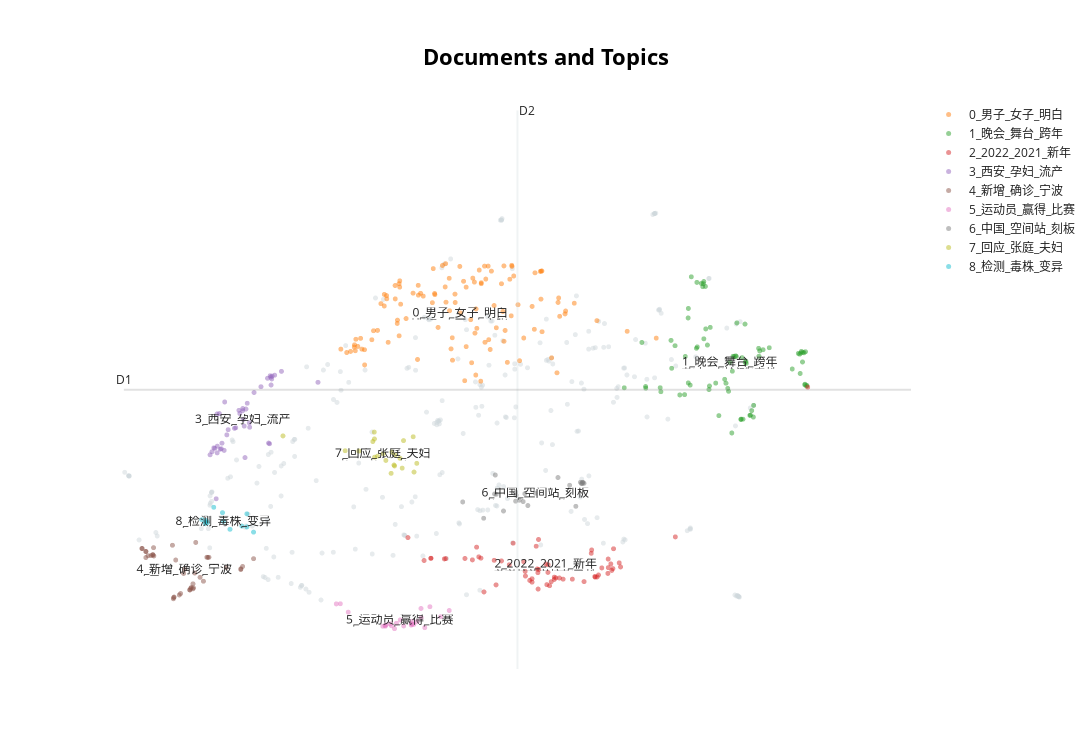

This figure's notebook cell:
### Code cell
# 可视化选定的主题和文档
topic_model.visualize_documents(docs)

### Figure 1 — Plotly figure (JSON) as saved in the notebook; plotly's stock layout.template omitted (floating-point values rounded to 4 significant figures; data arrays with more than 128 entries replaced by an {"elided": "..."} marker saying what was removed)
{"data": [{"hoverinfo": "text", "hovertext": {"elided": "249 str values"}, "marker": {"color": "#CFD8DC", "opacity": 0.5, "size": 5}, "mode": "markers+text", "name": "other", "showlegend": false, "type": "scattergl", "x": {"elided": "249 float values"}, "y": {"elided": "249 float values"}}, {"hoverinfo": "text", "hovertext": ["警方 通报 男子 地铁 猥亵 女性 扇 耳光", "七旬 太仓 好人 捐献 独子 遗体", "九旬 考古学家 书同 睡 一张 床", "喝 热水 指 多少度", "重庆 警方 找回 18 年前 拐 男童", "猫咪 抓 沙发 90 岁 奶奶 严肃 教育", "新疆 牧民 帮 游客 脱困 拒绝 收钱 亮出 党徽", "谢楠 帮 吴 老二 在线 交友", "顾 爸爸 开解 顾一野", "妻子 怀孕 丈夫 陪 吃 营养餐 双双 吃 出 胆结石", "人生 没有 白使 劲", "其实 怀孕 没有 难熬", "男孩 刮 鱼鳞 刀工", "爷爷 卖 甘蔗 弄 丢 孙子 郁郁而终", "一路 走来 已经 很棒", "西安 房东 妈妈 20 位 房客 做饭", "范闲 小范 闲雪 中成 兄弟", "南宫 徐凤年 刀 派上用场", "熊黛林 好像 小说 里 恶毒 少奶奶", "董子 健问 赵今 麦 凶手", "现在 骑马 戏有 离谱", "邻居 吃 榴莲 男子 煤气 泄漏 报 火警", "女生 鲜花 发型 好看", "刘伯明 太空 妻子 度过 珍珠 婚", "刘小敏 陈卓 婚后 生活", "小朋友 偶遇 消防员", "司机 双胞胎 儿子 画 逗笑", "97 岁 母亲 失散 75 女儿 压岁钱", "深圳 地铁 未 禁止 男士 使用 女士 车厢", "靠窗 孩子 专属 技能", "两 男子 抬近 300 斤 新娘 进 婚礼 现场", "安徽 明确 再婚 家庭 生育 三个 子女", "糖丸 爷爷 临终前 一生 一件 事 值得", "女子 酒驾 查 交警 讨价还价", "社恐 男生 不敢 当众 演讲 全班 向后转 配合", "9 婴儿 烫 休克 妈妈 欲 割 皮救 女", "男子 停车 多次 失败 徒手 拽 进 车位", "挟洋谋独 只能 死路一条", "陪 女朋友 完九价 喜悦", "男孩 帮 同学 捡 东西 手 卡 同学 走", "女子 女士 车厢 挨个 嘲讽 男 乘客", "一组 动作 改善 驼背 含胸", "原来 旧时 友情 慢慢 过期", "女生 头卡 栅栏 领导 发现 解救", "周锐 骆伽 走 流程 吵架", "理解 高粱 揍 顾一野", "千万 不要 随便 锯 桌子 腿", "警方 回应 奔驰 停 派出所 丢 车轮", "北京 明白 到底 明白", "3 小伙 冰窟 救出 一家人", "孩子 拐 25 亲生父母 精神失常", "原来 吸管 比逗 猫 棒 还好", "拐 孩子 看待 处罚 养父母", "异乡 打拼 女子 抱住 民警 大哭 想 妈妈", "知道 登 一次 珠峰 需要 钱", "女子 怕 吵 邻居 桌椅 包上 兔 耳朵", "千万 不要 饿 小说", "姥爷 唯一 没忘 姥姥", "护士 踹 耳垂 撕裂 安抚 患者", "男子 下车 透气 16 万 现金 高铁 跑", "新年 第一天 被困 电梯 见到 消防员 激动", "翟志刚 只想 做个 安静 美男子", "摇 骰子 算是 玩 明白", "看得出来 喜欢 狗狗", "司机 双胞胎 儿子 画 逗笑", "听到 背 赵小棠 王子 异 周九良 反应", "糖丸 爷爷 顾 方舟 逝世 三周年", "染头 失败 妈妈 反应", "男子 质疑 动物园 虎笼 围栏 不足 2 米", "男子 分手 报警 索要 3422 元 花费", "算是 雪 蹦迪 玩 明白", "9 岁 男孩 医生 爸爸 学 缝合", "瘦 后背 宝藏 训练", "没有 甄 嬛 传接 不住 梗", "北京 明白 到底 明白", "两步 搞定 一碗 汤面", "男孩 坠河 路 连环 救援", "徐 冬冬 带 新安 四肢 跳舞", "张若昀 李纯 再见面 斗 起来", "鹦鹉 喋喋不休 日常", "男生 恋爱 越来越 穷", "男子 火锅店 疑 打喷嚏 捂口 鼻引 争执", "继父 卖 糖葫芦 筹钱 脑瘤 女儿 治病", "朱一龙 穿过 寒冬 拥抱 皮肤 太白 刷 黑", "竟然 两根 火柴 感动", "盲人 女孩 险 被车撞 导盲犬 救主 受伤", "幸福 二重奏 老公 参差", "舍不得 分享 姐妹 女装 店", "半高 马尾 公主 发型 教程", "男子 女友 充 10 万 吃 牛肉 分手 退款", "女子 怕 吵 邻居 桌椅 包上 兔 耳朵", "三个 男孩 攒钱 三个 送 消防员 零食 礼包", "橘 猫 一起 长大 小宝宝", "宋 紫薇   iQOO9", "外婆 10 婴儿 刮痧 致其 面部 溃烂", "小学生 带 亲手 种 白菜 放假 回家", "男子 独自 坐 父亲 病床 前 饮酒 跨年", "父亲 找到 走失 女儿 当场 泪崩 失控", "赵小棠 喷 王子 异 一头 水", "手绘 地图 寻亲 男子 生母 发声", "牧民 帮 游客 推车 展示 党员 徽章", "女子 煤气中毒 狗 舔 脸 唤醒", "男子 下车 透气 16 万 现金 高铁 跑", "外婆 危险 2 岁 男童 摄像头 求助", "一见钟情 日久生情 区别", "重庆 4 岁 男童 天降 酒瓶 砸", "手绘 地图 寻亲 男子 认亲", "全民 居家 掉秤 快 走 操", "张雨 绮 女人 不用 生 好看 干得 漂亮", "南北 孩子 合唱 送 一朵 小红花", "3 女子 带娃 配合 偷走 一包 羽绒服", "孩子 书包 掉 出 老鼠 老师 抱成一团", null], "marker": {"opacity": 0.5, "size": 5}, "mode": "markers+text", "name": "0_男子_女子_明白", "text": ["", "", "", "", "", "", "", "", "", "", "", "", "", "", "", "", "", "", "", "", "", "", "", "", "", "", "", "", "", "", "", "", "", "", "", "", "", "", "", "", "", "", "", "", "", "", "", "", "", "", "", "", "", "", "", "", "", "", "", "", "", "", "", "", "", "", "", "", "", "", "", "", "", "", "", "", "", "", "", "", "", "", "", "", "", "", "", "", "", "", "", "", "", "", "", "", "", "", "", "", "", "", "", "", "", "", "", "", "", "", "", "", "0_男子_女子_明白"], "textfont": {"size": 12}, "type": "scattergl", "x": [2.552, 3.058, 3.392, 3.873, 2.647, 3.438, 3.71, 4.004, 3.401, 3.496, 4.296, 3.713, 3.802, 3.112, 3.721, 2.799, 4.499, 3.814, 4.735, 2.929, 3.611, 3.434, 4.639, 4.166, 4.555, 3.453, 2.871, 2.782, 2.554, 2.92, 2.449, 3.136, 3.282, 2.483, 4.4, 3.268, 2.457, 3.993, 4.079, 3.806, 2.525, 3.544, 3.86, 3.595, 3.702, 4.064, 3.977, 2.629, 4.382, 2.759, 2.919, 3.768, 3.113, 3.658, 3.667, 3.679, 4.388, 3.259, 3.397, 2.368, 3.468, 4.566, 4.326, 4.572, 2.912, 4.087, 3.285, 4.084, 2.307, 2.446, 4.391, 2.759, 3.746, 4.149, 4.398, 4.105, 2.913, 3.901, 4.32, 3.61, 4.97, 2.893, 3.164, 3.839, 3.924, 3.318, 5.588, 4.015, 4.583, 2.512, 3.696, 3.104, 3.767, 4.209, 3.364, 3.845, 2.985, 2.873, 4.003, 2.896, 3.762, 3.494, 2.408, 2.785, 5.285, 2.724, 2.688, 3.466, 4.645, 4.039, 2.463, 3.583, 3.552], "y": [9.078, 10.02, 10.12, 10.38, 9.393, 9.724, 8.659, 9.217, 9.865, 9.861, 9.796, 9.754, 10.46, 10.14, 9.433, 9.201, 8.944, 10.25, 9.849, 9.833, 9.13, 10.26, 9.672, 8.896, 8.696, 9.093, 10.14, 9.975, 8.827, 10.22, 9.159, 10.01, 10.01, 9.134, 9.376, 10.42, 9.061, 9.712, 9.64, 9.202, 9.088, 10.46, 9.082, 8.565, 9.353, 10.25, 10.17, 9.244, 10.38, 9.803, 10.12, 10.19, 9.982, 9.576, 8.862, 10.26, 9.917, 9.857, 10.5, 9.031, 8.905, 9.862, 10.35, 9.936, 10.17, 10.46, 9.991, 10.48, 9.088, 9.122, 10.38, 9.995, 10.4, 9.824, 10.38, 10.3, 9.309, 9.811, 9.417, 10.11, 9.56, 9.514, 9.967, 10.46, 9.442, 9.448, 9.271, 9.398, 9.632, 9.267, 10.2, 8.917, 10.17, 9.272, 10.47, 9.245, 9.594, 9.921, 10.47, 9.569, 8.557, 10.0, 9.05, 9.922, 9.384, 9.842, 9.399, 9.276, 9.72, 8.869, 9.252, 10.21, 9.686]}, {"hoverinfo": "text", "hovertext": ["太阳 花花 花 00000", "左其 铂 新歌 HOLLAHOLLA 上头", "湖南卫视 跨年 晚会", "开端 剧组 套路 白敬亭", "林夏薇 TVB 最佳 女主角", "宋祖儿 王安宇 跨 合唱 舞台", "陈自瑶 获 TVB 最佳 女配角", "王传越 张靓颖 唱响 领航", "陈小春 张智霖 林晓峰 爷青回 合唱", "演唱会 最让人 惊艳 瞬间", "麻花 特 开心 飞行 嘉宾", "张继科 湖南卫视 跨年 晚会", "鹿晗 挑战 史上 最强 儿歌", "云南 宁洱 云海 日出 宛如 仙境", "袁弘 新剧 角色 同名 网友 道歉", "牛骏峰 谭 维维 合唱 泉州 南音", "张颜齐 加入 天天向上 学习团", "开端 预告 信息量 好大", "湖南卫视 青春 当燃 MV", "TVB 颁奖礼 获奖 名单", "周杰伦 阿信 合唱 龙卷风", "王艺瑾 新剧 开局 一座 山 开机", "李斯 丹妮 一个 一台 晚会", "Angelababy 浙江 卫视 跨年 海报", "暃 玉城 之子 CG", "王一博 廿跨 晚会 彩排 花絮 视频", "fx 初 智齿 舞台", "何炅 晒 你好 星期六 上班", "永远 相信 符 龙飞 舞台", "五月天 周杰伦 合唱", "熊黛林 新剧 杨怡 跪", "张雨 绮 演 女老师 梦回 长江 七号", "广东 冬日 养生 桔", "朱一龙 弹唱 漠河 舞厅", "跨年 晚会 明星 名 场面", "奥特曼 参加 跨年 晚会", "金泰 妍 StepBack 高音", "长沙 市民 街头 吃辣条 跨", "李治廷 宋妍 霏 优点 脸长", "小姐姐 带 爆笑 跨年 舞台", "小姐姐 带 爆笑 跨年 舞台", "令人 心动 offer 李不言", "SEVENTEEN 完 整体 出演 金 唱片 颁奖礼", "戚薇 李承铉 合唱 漠河 舞厅", "白敬亭 拒绝 剧透 新剧 开端", "云南 中学 置身 云海 宛若 仙境", "人间 高质量 美景 馋 哭", "INTO1 明早 老 地方 出发 短片 预告", "赵又廷 发博为 高圆圆 完美 伴侣 call", "周深 大湾 区唱 繁星 璀璨 天空", "哈利波 特 魔法 觉醒", "这才 跨 晚会 看点", "上戏 416 女团 重聚 演绎 探窗", "周深 大湾 区唱 繁星 璀璨 天空", "阴阳师 奥妙 祭 广州 站", "谭俊彦 TVB 最佳 男主角", "张若昀 李庚希 告别 戏 嗑", "周深 邓丽君 跨 时空 合唱", "跨年 主持人 经典 名 场面 大盘 点", "杨千嬅 反贪 5 推广 曲 MV", "萧敬腾 小鬼 合作 舞台 太炸", "浓郁 高原 系 民族 妆", "许嵩 B 站 跨 晚会 唱 素颜", "EDG 首支 官方 应援 曲", "顾一野 江南 征在 初见 车站 牵手", "云台山 日照 金山 遇见 美丽 冰瀑", "跨年 晚会 现场 神仙 打架", "哈利波 特 剧组 重聚 特别节目 上线", "周深 跨 晚会 试 音视频", "INTO1 新歌 万里 预告", "宋茜 迪斯科 唱 跳 舞台", "萧敬腾 小鬼 合作 舞台 太炸", "高圆圆 演 陈珊 霸气", "刘德华 易 烊 千玺 奇迹 主题曲", "杨幂 麻花 特 开心 预告 视频", "古人 跨 夜 朋友圈 文案", null], "marker": {"opacity": 0.5, "size": 5}, "mode": "markers+text", "name": "1_晚会_舞台_跨年", "text": ["", "", "", "", "", "", "", "", "", "", "", "", "", "", "", "", "", "", "", "", "", "", "", "", "", "", "", "", "", "", "", "", "", "", "", "", "", "", "", "", "", "", "", "", "", "", "", "", "", "", "", "", "", "", "", "", "", "", "", "", "", "", "", "", "", "", "", "", "", "", "", "", "", "", "", "", "1_晚会_舞台_跨年"], "textfont": {"size": 12}, "type": "scattergl", "x": [5.952, 6.379, 6.598, 5.477, 6.653, 7.109, 6.698, 6.331, 6.397, 6.141, 5.921, 6.567, 6.136, 6.057, 5.748, 6.414, 6.34, 5.628, 6.581, 6.763, 6.513, 5.479, 6.374, 6.601, 6.102, 6.469, 7.113, 5.438, 7.098, 6.52, 6.005, 6.149, 6.099, 6.083, 6.489, 6.562, 6.421, 7.154, 5.741, 7.125, 7.14, 5.889, 6.656, 6.48, 5.255, 6.071, 5.922, 5.636, 5.783, 6.01, 5.832, 7.135, 6.524, 6.082, 6.511, 6.664, 6.014, 7.002, 6.239, 6.313, 7.079, 5.919, 7.084, 6.206, 6.426, 6.078, 6.47, 5.882, 7.133, 6.3, 7.092, 7.066, 6.12, 6.387, 5.941, 7.151, 6.354], "y": [10.29, 8.722, 7.963, 8.468, 9.101, 8.875, 9.079, 8.438, 8.966, 8.477, 8.528, 7.994, 8.419, 10.18, 8.771, 8.977, 8.39, 8.449, 8.07, 9.111, 8.867, 8.442, 7.699, 8.156, 9.423, 7.922, 9.036, 9.199, 9.05, 8.888, 9.102, 9.449, 10.13, 9.259, 7.927, 7.991, 8.966, 8.487, 9.233, 9.027, 9.045, 8.967, 8.97, 8.947, 8.448, 10.12, 9.762, 8.383, 9.145, 10.19, 8.329, 8.507, 8.853, 10.21, 9.503, 9.059, 9.125, 8.759, 7.987, 8.523, 9.005, 9.605, 8.685, 8.525, 9.523, 10.17, 7.929, 8.334, 8.496, 8.588, 9.024, 9.017, 9.156, 8.97, 8.492, 8.475, 8.873]}, {"hoverinfo": "text", "hovertext": ["2022 第一场 日出", "2022 第一场 旅行", "00 后办 年货 方式 有多绝", "2022 首场 流星雨 即将 上演", "2022 第一条 微博", "一起 2022 看看", "深圳 2022 架 无人机 闪耀 星空", "2022 第一缕 阳光", "2022 第一 企鹅 破壳", "2022 想 实现 愿望", "张泽禹 2022 新年 祝福", "感谢 温暖 2021", "上海 迪士尼 2022 新年 烟花", "北京 2022 冬奥会", "2022 春运 首日 火车票 明日 开售", "2022 写出 新年 心愿", "大熊猫 新年 交响音乐会", "2021 最后 一夜", "2021 电竞 年度 关键词", "2022 第一场 升国旗 仪式", "2021 十大 语文 差错", "于小伟 新年 第一天 李诚儒 道歉", "再见 2021 你好 2022", "2022 新年 愿望", "iG 公布 2022 春季 赛大 名单", "2022 微信 公开课", "2022 北京 台 春晚 官宣", "2022 最好 打开方式", "2022 新年 愿望", "2022 没有 疫情 跨 夜", "总台 启航 2022 迎新年 特别节目", "一场 国风 音乐会 打开 2022", "20220222 正月 二十二 星期二", "2022 跨年 晚会 观后感", "2022 最有 爱 一天", "2021 年度 十大 最丑 建筑", "2022 第一个 flag", "2022 一起 未来", "天安门 元旦 升旗仪式", "2022 全军 开训 热血 壁纸", "2021 最后 一条 微博", "张真源 2022 第一首 清唱", "2022 第一条 微博", "2022 第一杯 奶茶", "2022 你立 新 flag", "许下 2022 第一个 愿望", "丁程鑫 告别 2021 视频", "2022 第一 锅暖 胃 汤", "2022 新年 烟花 秀", "2022 祝福 献给 奋斗", "2021 王者 荣耀 挑战者杯", "2021 最后 一天", "愿 2022 美好 加倍", "2022 第一缕 阳光 穿过 长城", "今年 除夕 腊月 二十九", "孙 海洋 许下 心愿 2022 天下 无拐", "古诗 方式 打开 2022", "2022 新年贺词 完整 视频", "2022 你好 2021 再见", null], "marker": {"opacity": 0.5, "size": 5}, "mode": "markers+text", "name": "2_2022_2021_新年", "text": ["", "", "", "", "", "", "", "", "", "", "", "", "", "", "", "", "", "", "", "", "", "", "", "", "", "", "", "", "", "", "", "", "", "", "", "", "", "", "", "", "", "", "", "", "", "", "", "", "", "", "", "", "", "", "", "", "", "", "", "2_2022_2021_新年"], "textfont": {"size": 12}, "type": "scattergl", "x": [4.478, 4.495, 4.099, 4.295, 3.741, 4.581, 4.295, 4.449, 4.363, 4.948, 5.115, 4.715, 5.021, 3.795, 3.719, 5.216, 5.202, 3.398, 3.244, 4.527, 3.005, 5.144, 4.527, 5.084, 3.173, 3.902, 3.921, 4.349, 5.125, 7.163, 4.271, 4.224, 4.911, 4.227, 5.786, 3.242, 4.461, 4.618, 4.916, 4.059, 3.598, 4.356, 3.764, 4.365, 4.463, 4.987, 3.675, 4.339, 5.137, 5.089, 4.837, 3.383, 4.952, 4.359, 5.088, 4.973, 4.209, 3.977, 4.543, 4.439], "y": [5.168, 5.235, 5.873, 5.227, 5.646, 5.297, 5.284, 5.187, 5.935, 5.321, 5.529, 5.277, 5.464, 5.065, 5.807, 5.48, 5.547, 5.618, 5.624, 5.273, 5.966, 5.781, 5.31, 5.372, 5.586, 5.589, 5.182, 5.446, 5.422, 8.458, 5.257, 5.407, 5.705, 5.329, 5.978, 5.622, 5.389, 5.277, 5.761, 5.516, 5.62, 5.385, 5.625, 5.438, 5.515, 5.346, 5.597, 5.823, 5.452, 5.468, 5.237, 5.613, 5.31, 5.113, 5.61, 5.315, 5.566, 5.579, 5.299, 5.528]}, {"hoverinfo": "text", "hovertext": ["男子 购 60 吨 新鲜 蔬菜 连夜 送往 西安", "中国 侨联 一副 处长 免职", "救灾 医生 汶川 孩子 十年 之约", "西安 孕妇 流产 涉事 医院 营利性", "西安 明德 英里 小区", "西安 明德 英里 小区", "西安 防疫 志愿者 回应 消毒机 喷火", "陕西 回应 尿毒症 患者 外出 透析 受阻", "银川 西安 捐助 羊肉 枸杞 120 吨", "小伙 停业 3 天为 西安 捐 一万个 馍", "西安 卫健委 孕妇 流产 责任事故 道歉", "侠客岛 评 西安 一码 通", "柳州 捐 33000 份 螺蛳 粉给 西工大", "国务院 专家 谈 陕西 新冠 病例 救治", "25 万份 2000 吨 蔬菜 正发往 西安", "新疆 100 万个 小油 馕 今夜 到达 西安", "成都 有条 500 公里 长 绿道", "西安 雁塔 区委书记 免职", "院方 回应 孕妇 医院 门口 流产", "西安 孕妇 流产 事件 相关 责任人 处理", "西安 小伙 买 馒头 群殴", "西安 全市 正在 集中 隔离 42000 余人", "西安 抗癌 厨房 抗疫 人员 送 爱心 餐", "西安 小区 统计 孕妇 信息", "西安 副 市长 杨建强 兼任 雁塔 区委书记", "西安 各大 医院 急救 通道 24 小时 待命", "重庆 背篓 收集 60 吨 爱心 蔬菜 送 西安", "重庆 背篓 收集 60 吨 爱心 蔬菜 送 西安", "西安 卫健委 主任 党内 警告", "重症 专家 告诉 为啥 快乐 使人 健康", "人民日报 评 西安 防疫", "国际 医学 回应 孕妇 流产 事件", "马克 龙称 气死 拒绝 接种 疫苗", "西安 通报 2 名 防疫 人员 殴打 市民", "西安 要求 孕产妇 开通 绿色通道", "西安 咸阳 国际 机场 暂停 国际 客运 航线", "农户 50 亩 薄膜 割破", "西安 通报 2 名 防疫 人员 殴打 市民", "滞留 西安 考研 生当 志愿者", "西安 坚决 杜绝 风险 隔离 人群 向外 沾染", "小伙 记录 各地 支援 西安 救护车", null], "marker": {"opacity": 0.5, "size": 5}, "mode": "markers+text", "name": "3_西安_孕妇_流产", "text": ["", "", "", "", "", "", "", "", "", "", "", "", "", "", "", "", "", "", "", "", "", "", "", "", "", "", "", "", "", "", "", "", "", "", "", "", "", "", "", "", "", "3_西安_孕妇_流产"], "textfont": {"size": 12}, "type": "scattergl", "x": [1.618, 1.32, 1.022, 1.093, 1.019, 1.043, 1.358, 0.9466, 1.544, 1.581, 1.07, 1.333, 1.588, 0.9855, 1.571, 1.404, 1.098, 1.247, 1.062, 1.052, 1.476, 1.121, 2.069, 1.134, 1.287, 1.31, 1.591, 1.578, 1.286, 0.9957, 1.256, 1.02, 1.01, 1.565, 1.2, 1.302, 1.689, 1.555, 1.214, 0.9664, 1.354, 1.291], "y": [8.656, 8.095, 7.481, 7.411, 8.014, 8.02, 7.794, 7.337, 8.605, 8.494, 7.53, 8.192, 8.595, 7.453, 8.647, 8.369, 8.213, 8.074, 7.439, 7.429, 8.465, 7.668, 8.538, 7.754, 8.104, 7.291, 8.64, 8.623, 8.068, 7.444, 8.022, 7.369, 6.609, 7.52, 7.776, 7.813, 8.72, 7.531, 7.786, 7.388, 7.868, 7.923]}, {"hoverinfo": "text", "hovertext": ["西安 新增 病例 20% 系核 筛 发现", "洛阳 1 例 阳性 人员 流调 信息 公布", "浙江 宁波 新增 本土 确诊 3 例", "西安 累计 确诊 1451 例", "宁波 新增 三个 风险 地区", "浙江 永康 一批 进口 火龙果 核酸 初检 弱阳性", "西安 本轮 疫情 累计 确诊 1573 例", "西安 新增 本土 确诊 122 例", "浙江 金华 通报 1 例 阳性", "宁波 北仑区 发现 一例 阳性 感染者", "许昌 新增 本土 确诊 50 例", "河南 新增 本土 无症状 9 例", "欧洲 新冠 确诊 病例 突破 1 亿", "西安 新增 174 例 确诊 病例 均 轻型", "西安 新增 本土 确诊 174 例", "浙江 金华 永康市 两地 升为 风险", "河南 洛阳 发现 8 名 本土 感染者", "郑州 新增 6 例 阳性", "西安 新增 174 例 确诊 病例 均 轻型", "西安 新增 174 例 确诊 病例 活动 轨迹", "北京 本土 病例 清零", "宁波 北仑 新增 6 例 确诊 病例", "浙江 宁波 疫情 一起 独立 疫情", "西安 连续 8 天 新增 超 百例", "郑州 累计 7 例 确诊 10 例 无症状", "宁波 停售 进京 火车票", "宁波 北仑 实施 临时 封闭 管理", "陕西 新增 63 例 本土 确诊", "浙江 永康 通报 一例 阳性", "今起 宁波 进京 航班 取消", "西安 累计 确诊 1451 例", "西安 新增 病例 20% 系核 筛 发现", "浙江 宁波 新增 7 例 确诊", "浙江 新增 3 例 本土 确诊", "郑州 新增 5 例 确诊 8 例 无症状", "陕西 123 例 新增 确诊 详情", "陕西 新增 确诊 123 例", "浙江 宁波 新增 7 例 确诊", null], "marker": {"opacity": 0.5, "size": 5}, "mode": "markers+text", "name": "4_新增_确诊_宁波", "text": ["", "", "", "", "", "", "", "", "", "", "", "", "", "", "", "", "", "", "", "", "", "", "", "", "", "", "", "", "", "", "", "", "", "", "", "", "", "", "4_新增_确诊_宁波"], "textfont": {"size": 12}, "type": "scattergl", "x": [0.5724, 1.399, 0.3517, 0.9125, 0.3585, 0.2789, 0.9232, 0.7513, 0.2781, 0.7973, 0.8773, 0.8426, 1.114, 0.6264, 0.745, 0.2374, 0.786, 1.267, 0.5645, 0.6396, 0.7686, 0.5891, 0.5547, 0.7734, 1.285, 0.2784, 0.3017, 0.7682, 0.2396, 0.3326, 0.9343, 0.568, 0.3509, 0.6709, 1.266, 0.7367, 0.7343, 0.3614, 0.6799], "y": [4.98, 5.616, 5.676, 5.64, 5.799, 5.737, 5.637, 5.139, 5.734, 5.886, 5.243, 5.307, 5.47, 5.016, 5.125, 5.785, 5.379, 5.449, 4.952, 5.039, 5.199, 5.594, 5.839, 5.133, 5.487, 5.635, 5.666, 5.116, 5.785, 5.668, 5.64, 4.973, 5.685, 5.372, 5.436, 5.099, 5.1, 5.662, 5.439]}, {"hoverinfo": "text", "hovertext": ["德罗 赞 三分 绝杀", "冬奥 运动员 设计 快护 暖 美 战衣 服装 设计师", "年度 十大 热门 篮球 运动员", "广州队 两 小将 连场 破门", "澳大利亚 取消 德约 科维奇 入境签证", "广州队 2 0 长春亚泰", "肖战为 中国女篮 加油", "杨舒予 入选 中国女篮 集训队", "冬奥会 筹办 压线 冲刺", "诺维茨基 球衣 退役 仪式", "互为 依靠 祖国 赢得 45 枚 金牌", "2021 女排 超级 联赛 决赛", "残奥 冠军 搭档 8 第一次 谈心", "时隔 31 五星红旗 再次 飘扬 尼加拉瓜", "XYG 对阵 东莞 Wz", "冰球 运动员 赢得 比赛 听到 国歌 落泪", "eStar 晋级 挑战者杯 四强", "辽宁 男篮 战胜 广东 男篮", "王者 荣耀 新 赛季 1 6 更新", "张镇麟 险些 隔扣 易建联", "火豹 对阵 eStar", "冰球 运动员 赢得 比赛 听到 国歌 落泪", "冰冰 冰冰 冰上 滑冰", "篮网 巨头 合砍 79", null], "marker": {"opacity": 0.5, "size": 5}, "mode": "markers+text", "name": "5_运动员_赢得_比赛", "text": ["", "", "", "", "", "", "", "", "", "", "", "", "", "", "", "", "", "", "", "", "", "", "", "", "5_运动员_赢得_比赛"], "textfont": {"size": 12}, "type": "scattergl", "x": [2.865, 3.18, 3.048, 2.833, 3.14, 2.383, 3.345, 2.961, 3.434, 3.04, 3.143, 2.82, 3.051, 3.233, 2.743, 3.066, 2.777, 2.769, 2.259, 2.885, 2.767, 3.039, 3.1, 2.302, 2.924], "y": [4.457, 4.473, 4.527, 4.505, 4.792, 4.731, 4.655, 4.503, 4.758, 4.542, 4.639, 4.536, 4.58, 4.821, 4.497, 4.528, 4.52, 4.498, 4.868, 4.547, 4.509, 4.516, 4.57, 4.87, 4.602]}, {"hoverinfo": "text", "hovertext": ["中国 天眼 考虑 1% 观测 时间 中小学生 开放", "眯眯眼 中国 风 西方 刻板 印象", "眯眯眼 中国 风 西方 刻板 印象", "新 时代 中国 昂扬 奋进 洪流", "新 时代 中国 昂扬 奋进 洪流", "中国 现存 最大 单件 青铜 文物", "滑雪 成为 年轻人 跨年 新 选择", "世界 期待 中国 中国 做好 准备", "中国 航天员 首次 太空 跨年", "第一 视角 中国 空间站 绝美 日出", "2022 中国 全面 建成 空间站", "淘宝 天猫 全面 融合", "一个 坚韧不拔 欣欣向荣 中国", "中国 天眼 重磅 成果 发布", "中国 空间站 第一次 办 画展", "把握 历史 主动 创造 新 伟业", "武林 外 传播 出 十六 周年", "中国 空间站 新年 寄语", "2022 第一天 中国", "2021 中国 电影票房 超 470 亿 全球 第一", "中国 世界 提供 20 亿剂 新冠 疫苗", "新 中国 第一代 女 考古 郑振香", null], "marker": {"opacity": 0.5, "size": 5}, "mode": "markers+text", "name": "6_中国_空间站_刻板", "text": ["", "", "", "", "", "", "", "", "", "", "", "", "", "", "", "", "", "", "", "", "", "", "6_中国_空间站_刻板"], "textfont": {"size": 12}, "type": "scattergl", "x": [3.575, 4.836, 4.818, 4.82, 4.826, 4.565, 4.751, 4.221, 4.125, 4.13, 3.999, 3.792, 4.687, 3.906, 4.163, 4.809, 3.914, 4.203, 4.252, 3.923, 4.125, 4.799, 4.329], "y": [6.557, 6.864, 6.862, 6.882, 6.879, 6.961, 6.484, 6.693, 6.57, 6.666, 6.406, 6.286, 6.833, 6.688, 6.584, 6.862, 7.002, 6.562, 6.496, 6.683, 6.722, 6.882, 6.701]}, {"hoverinfo": "text", "hovertext": ["茶 颜悦色 回应 涨价", "市监 总局 阿里 腾讯 哔哩 哔哩 做出 行政处罚", "禹州 餐馆 防疫 人员 日送 400 份饭", "音乐 平台 签署 独家 版权 协议", "张庭 夫妇 未 直接 持股 涉嫌 传销 公司", "小米 回应 印度 追缴 税款", "工信部 回应 APP 摇一摇 开屏 广告", "潘家华 涉嫌 受贿 提起公诉", "张庭 林瑞阳 夫妇 微博 禁言", "外交部 回应 优衣库 创始人 涉中美 表态", "鼓励 推广 刷 身份证 自动 核验 健康 码 服务", "微信 支持 数字 人民币 支付", "西安 京东 快递 员工 确诊 暂停 业务", "物业 回应 保洁员 偷拿 业主 菜", "中纪委 评 山姆 会员 店 恶意 下架 新疆 产品", "郭京飞 微博 后缀 李唐 摩斯 密码", "小红书 公布 第二批 违规 营销 品牌 处罚 名单", "多家 快递 企业 称 春节 打烊", "王 亚平 回应 网友 8 年前 照片", "张庭 抖音 账号 暂封", null], "marker": {"opacity": 0.5, "size": 5}, "mode": "markers+text", "name": "7_回应_张庭_夫妇", "text": ["", "", "", "", "", "", "", "", "", "", "", "", "", "", "", "", "", "", "", "", "7_回应_张庭_夫妇"], "textfont": {"size": 12}, "type": "scattergl", "x": [2.837, 2.658, 1.704, 3.097, 2.64, 2.87, 2.922, 2.655, 2.865, 3.059, 3.068, 2.945, 2.351, 2.656, 2.688, 2.83, 2.775, 2.494, 2.959, 2.859, 2.747], "y": [7.384, 7.298, 7.651, 7.196, 7.557, 7.334, 7.279, 7.714, 7.153, 7.636, 7.051, 7.117, 7.405, 7.6, 7.315, 7.03, 7.245, 7.399, 7.573, 7.168, 7.355]}, {"hoverinfo": "text", "hovertext": ["袁惟仁 医生 判定 植物", "河南 许昌 开展 全员 核酸 检测", "宁波 本轮 疫情 越南 毒株 序列 同源性 高", "洛阳市 新安县 首轮 全员 核酸 检测 阴性", "德约 科维奇 因未 接种 新冠 疫苗 签证 撤销", "郑州 本轮 疫情 主要 德尔塔 毒株 引起", "瓜 迪奥拉 新冠 检测 呈 阳性", "北仑区 开展 大规模 核酸 检测", "宁波 本轮 疫情 病毒 德尔塔 进化 分支", "钟南山 回应 新型 变异 毒株 IHU", "数据 杀熟 成为 行业 常态", "新 变异 毒株 IHU 变异 位点 比奥 密克戎", null], "marker": {"opacity": 0.5, "size": 5}, "mode": "markers+text", "name": "8_检测_毒株_变异", "text": ["", "", "", "", "", "", "", "", "", "", "", "", "8_检测_毒株_变异"], "textfont": {"size": 12}, "type": "scattergl", "x": [1.076, 1.399, 0.8606, 1.277, 0.9849, 0.905, 1.153, 1.33, 0.9011, 0.9192, 1.329, 0.8964, 1.086], "y": [6.379, 6.057, 6.262, 6.157, 6.468, 6.251, 6.103, 6.143, 6.223, 6.213, 6.359, 6.195, 6.234]}], "layout": {"annotations": [{"showarrow": false, "text": "D1", "x": 0.04975, "y": 8.415, "yshift": 10}, {"showarrow": false, "text": "D2", "x": 4.144, "xshift": 10, "y": 13.04}], "height": 750, "shapes": [{"line": {"color": "#CFD8DC", "width": 2}, "type": "line", "x0": 4.144, "x1": 4.144, "y0": 3.789, "y1": 13.04}, {"line": {"color": "#9E9E9E", "width": 2}, "type": "line", "x0": 0.04975, "x1": 8.238, "y0": 8.415, "y1": 8.415}], "title": {"font": {"color": "Black", "size": 22}, "text": "<b>Documents and Topics</b>", "x": 0.5, "xanchor": "center", "yanchor": "top"}, "width": 1200, "xaxis": {"visible": false}, "yaxis": {"visible": false}}}
